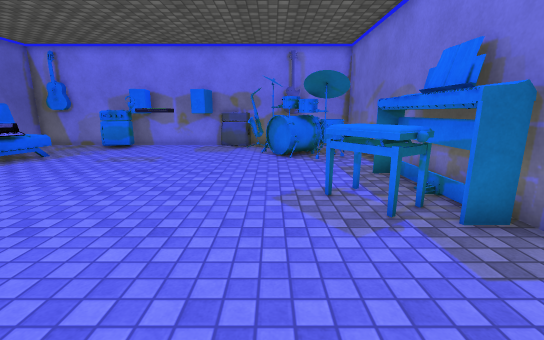
View 1 (above)

16 first-person views from a walk through a 3-D level made in the Unity game engine. The camera is 1.4 m above the floor, tilts 12° down and sees 90° across. The floor is counted in squares, 0.66 m on a side. Each view is taken from the middle of a square. On the plan, view 1 faces up. The plan holds only what a view shows up to about 17 squares ahead; the rest is blank. The player is left out. Some surface patterns are stand-ins.

View 2
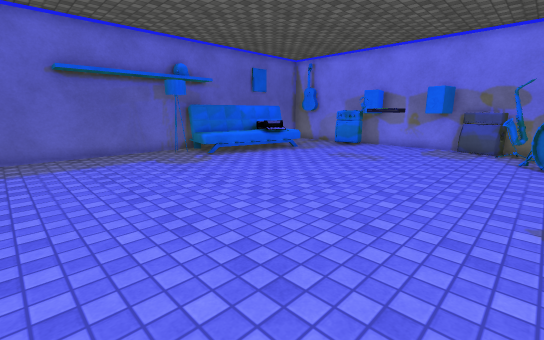

View 3
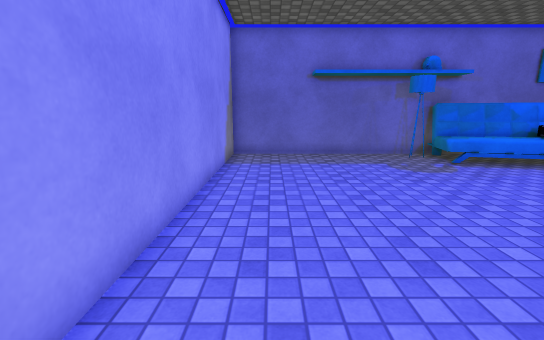

View 4
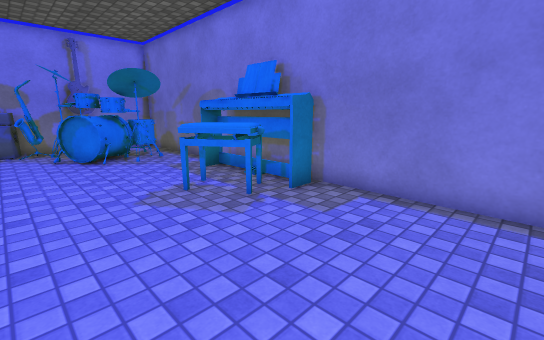

View 5
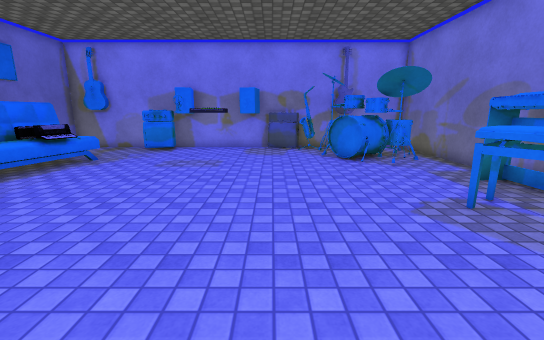

View 6
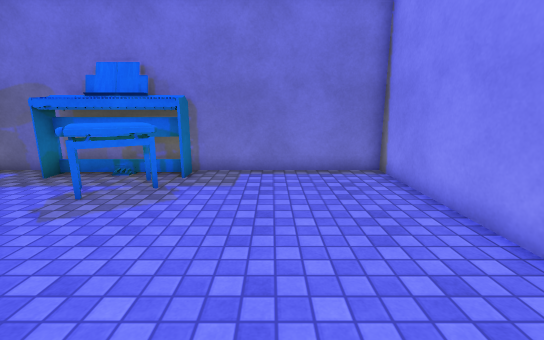

View 7
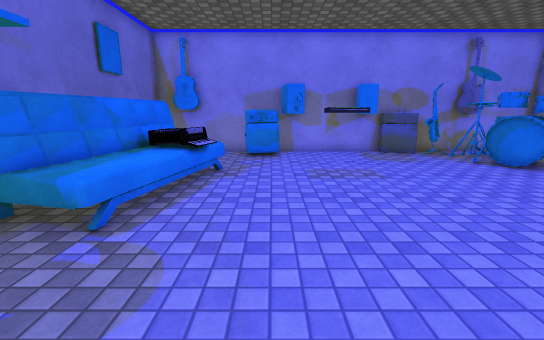

View 8
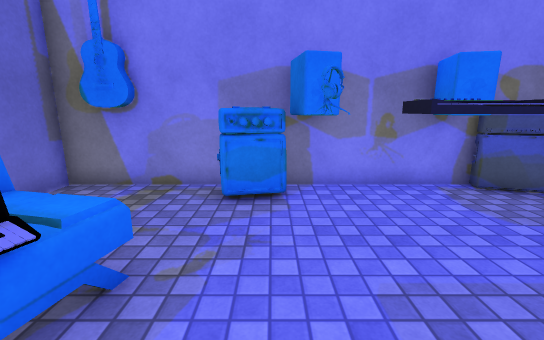

View 9
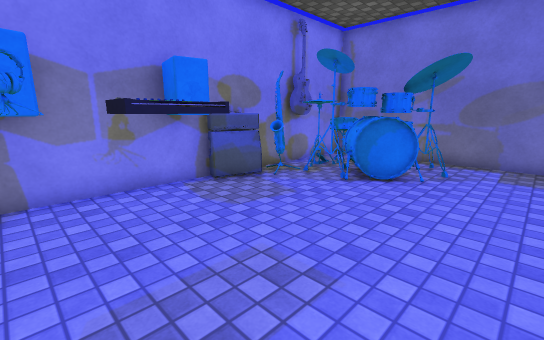

View 10
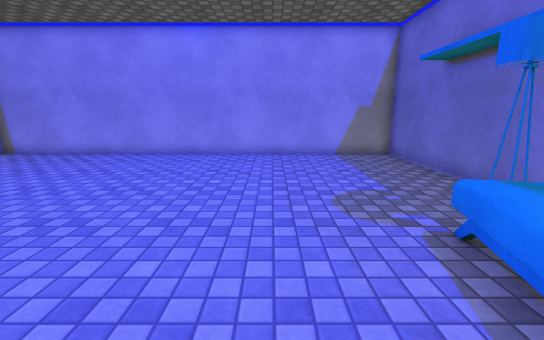

View 11
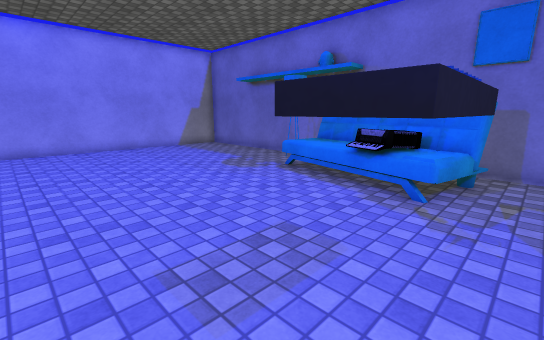

View 12
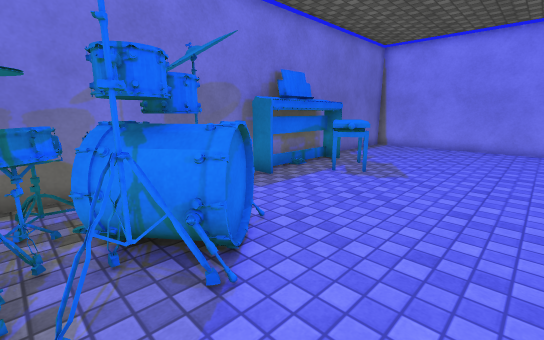

View 13
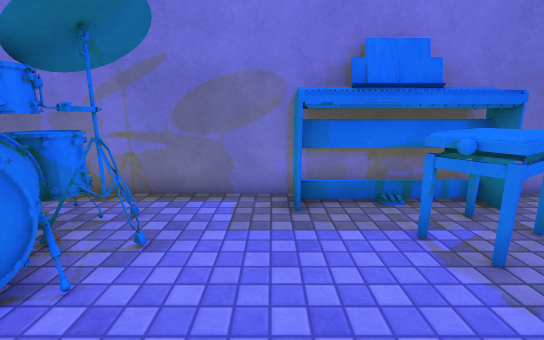

View 14
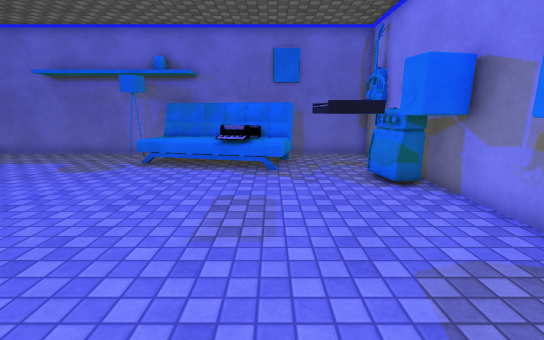

View 15
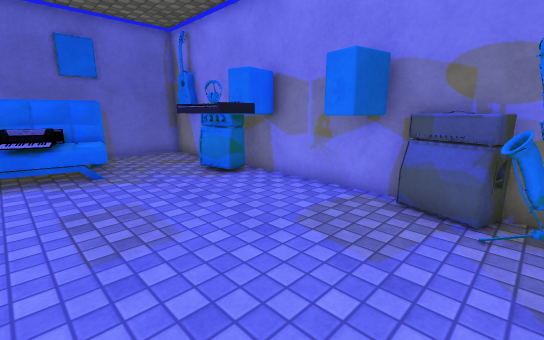

View 16
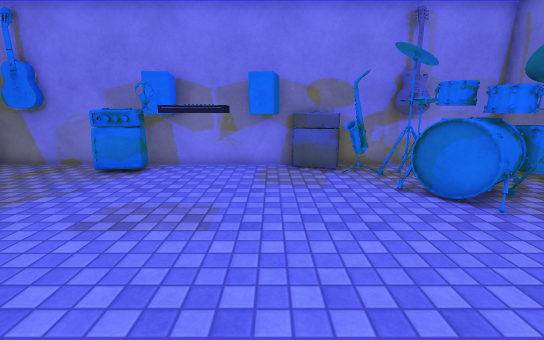

### Floor plan
Points are (right, up) in squares from view 1. A wall is a line through its corners. A room is listed if a view was taken in it or the views show most of it. See-through windows are left out.
Room 1 (views 1, 2, 3, 4, 5, 6, 7, 8, 9, 10, 11, 12, 13, 14, 15, 16)
walls: (-15.1, 8.4) (-15.1, -2) (4.9, -2) (4.9, 13.4); (-8.8, 16.9) (-10, 16.7); (-8.8, 17.4) (-8.6, 16.7) (-10.2, 16.3) (-10.3, 16.9); (-0.1, 17.9) (-15.1, 17.9) (-15.1, 13.5)
ways out: opening at (4, 13) to room 2
objects: lamp (-14, 7); other object (-14, 7) to (-11, 14); other object (-8, 15); speaker (-8, 16) to (-8, 17); other object (-7, 14) to (-5, 15); speaker (-5, 16) to (-4, 17); other object (-3, 17) to (-2, 17); other object (-1, 16) to (-1, 17); piano (1, 5) to (4, 9)
Room 2 (no view inside)
walls: (4.9, 13.4) (4.9, 17.9) (-0.1, 17.9)
ways out: opening at (4, 13) to room 1
objects: drum (0, 13) to (4, 16); guitar (1, 17) to (2, 18)

Positions as (right, up) in squares from view 1, and headings:
1: (0, 0), facing up
2: (0, 0), facing up-left
3: (-1, 0), facing left
4: (-2, 0), facing up-right
5: (-3, 1), facing up
6: (-5, 2), facing right
7: (-9, 3), facing up
8: (-9, 10), facing up
9: (-8, 10), facing up-right
10: (-9, 12), facing down
11: (-4, 15), facing down-left
12: (-3, 16), facing down-right
13: (-2, 10), facing right
14: (-1, 13), facing left
15: (-1, 11), facing up-left
16: (-4, 7), facing up
